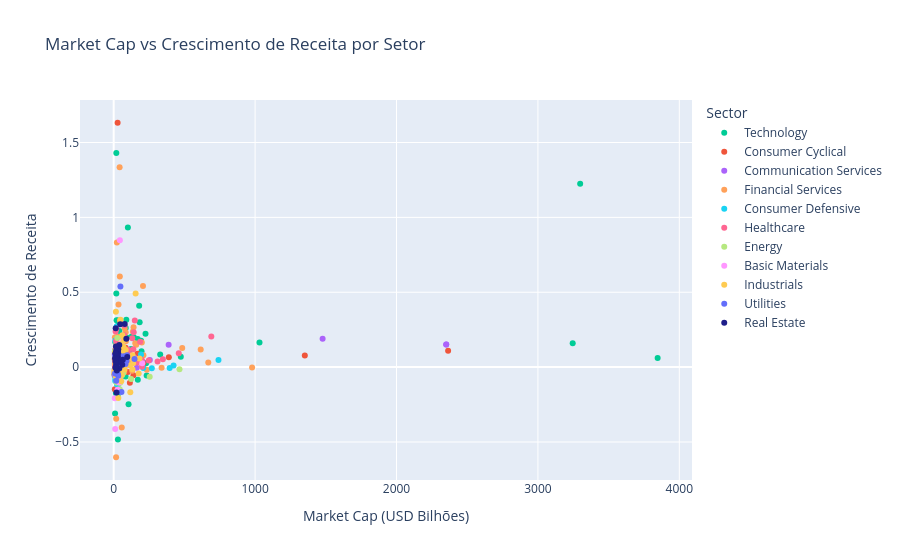

Notebook source saved alongside this figure:
### Markdown cell above
### Market Cap vs Crescimento de Receita

Empresas maiores crescem menos? Exploramos a relação entre 
tamanho e crescimento de receita por setor.

### Code cell
color_map = {
    'Technology': '#00CC96',
    'Real Estate': '#1f1f8a',
    'Consumer Cyclical': '#EF553B',
    'Communication Services': '#AB63FA',
    'Financial Services': '#FFA15A',
    'Consumer Defensive': '#19D3F3',
    'Healthcare': '#FF6692',
    'Energy': '#B6E880',
    'Basic Materials': '#FF97FF',
    'Industrials': '#FECB52',
    'Utilities': '#636EFA'
}

fig = px.scatter(df_scatter,
                 x='Marketcap_B',
                 y='Revenuegrowth',
                 color='Sector',
                 color_discrete_map=color_map,
                 hover_name='Shortname',
                 title='Market Cap vs Crescimento de Receita por Setor',
                 labels={'Marketcap_B': 'Market Cap (USD Bilhões)',
                         'Revenuegrowth': 'Crescimento de Receita'})
fig.show()

### Figure 1 — Plotly figure (JSON) as saved in the notebook; plotly's stock layout.template omitted (floating-point values rounded to 4 significant figures)
{"data": [{"hovertemplate": "<b>%{hovertext}</b><br><br>Sector=Technology<br>Market Cap (USD Bilhões)=%{x}<br>Crescimento de Receita=%{y}<extra></extra>", "hovertext": ["Apple Inc.", "NVIDIA Corporation", "Microsoft Corporation", "Broadcom Inc.", "Oracle Corporation", "Salesforce, Inc.", "Cisco Systems, Inc.", "Accenture plc", "ServiceNow, Inc.", "International Business Machines", "Adobe Inc.", "Advanced Micro Devices, Inc.", "Palantir Technologies Inc.", "Intuit Inc.", "Texas Instruments Incorporated", "QUALCOMM Incorporated", "Arista Networks, Inc.", "Applied Materials, Inc.", "Uber Technologies, Inc.", "Palo Alto Networks, Inc.", "Automatic Data Processing, Inc.", "Fiserv, Inc.", "Analog Devices, Inc.", "Micron Technology, Inc.", "Lam Research Corporation", "CrowdStrike Holdings, Inc.", "Amphenol Corporation", "Intel Corporation", "KLA Corporation", "Cadence Design Systems, Inc.", "Dell Technologies Inc.", "Motorola Solutions, Inc.", "Synopsys, Inc.", "Fortinet, Inc.", "Autodesk, Inc.", "Roper Technologies, Inc.", "NXP Semiconductors N.V.", "Fair Isaac Corporation", "Paychex, Inc.", "Fidelity National Information S", "TE Connectivity plc", "Corning Incorporated", "Garmin Ltd.", "Cognizant Technology Solutions ", "Gartner, Inc.", "HP Inc.", "Microchip Technology Incorporat", "ANSYS, Inc.", "Monolithic Power Systems, Inc.", "GoDaddy Inc.", "Hewlett Packard Enterprise Comp", "Keysight Technologies Inc.", "ON Semiconductor Corporation", "Broadridge Financial Solutions,", "Tyler Technologies, Inc.", "Fortive Corporation", "NetApp, Inc.", "Corpay, Inc.", "CDW Corporation", "PTC Inc.", "Teledyne Technologies Incorpora", "Teradyne, Inc.", "Zebra Technologies Corporation", "First Solar, Inc.", "Leidos Holdings, Inc.", "VeriSign, Inc.", "Super Micro Computer, Inc.", "Seagate Technology Holdings PLC", "Trimble Inc.", "Gen Digital Inc.", "Jabil Inc.", "F5, Inc.", "Akamai Technologies, Inc.", "Skyworks Solutions, Inc.", "EPAM Systems, Inc.", "Jack Henry & Associates, Inc.", "Juniper Networks, Inc.", "Paycom Software, Inc.", "Dayforce, Inc.", "Enphase Energy, Inc.", "Qorvo, Inc."], "legendgroup": "Technology", "marker": {"color": "#00CC96", "symbol": "circle"}, "mode": "markers", "name": "Technology", "orientation": "v", "showlegend": true, "type": "scatter", "x": [3847.0, 3299.0, 3246.0, 1031.0, 474.5, 328.9, 233.1, 229.2, 225.1, 206.5, 196.8, 193.5, 183.5, 180.1, 170.5, 169.9, 142.1, 133.1, 127.9, 122.6, 119.8, 117.2, 105.1, 100.4, 92.37, 89.24, 85.09, 84.19, 84.18, 82.68, 81.09, 78.54, 76.08, 74.49, 64.25, 56.34, 53.43, 50.91, 50.24, 43.85, 42.98, 40.51, 40.13, 39.28, 37.89, 30.89, 29.81, 29.59, 28.94, 28.84, 28.42, 28.27, 27.89, 26.42, 25.91, 25.83, 24.08, 23.97, 23.26, 22.53, 21.77, 20.51, 20.27, 19.53, 19.32, 19.11, 18.5, 18.47, 17.5, 17.15, 16.2, 14.79, 14.41, 14.19, 14.08, 12.89, 12.33, 11.95, 11.8, 9.653, 6.697], "xaxis": "x", "y": [0.061, 1.224, 0.16, 0.164, 0.069, 0.084, -0.056, 0.026, 0.222, 0.015, 0.106, 0.176, 0.3, 0.41, -0.084, 0.187, 0.2, 0.055, 0.204, 0.121, 0.071, 0.07, -0.248, 0.933, 0.197, 0.317, 0.262, -0.062, 0.185, 0.188, 0.091, 0.092, 0.127, 0.13, 0.119, 0.129, -0.054, 0.164, 0.025, 0.031, 0.008, 0.069, 0.241, 0.03, 0.054, 0.024, -0.484, 0.312, 0.306, 0.073, 0.101, -0.119, -0.192, -0.006, 0.098, 0.027, 0.076, 0.06, -0.02, 0.146, 0.029, 0.048, 0.313, 0.108, 0.069, 0.038, 1.43, 0.491, -0.085, 0.031, -0.177, 0.056, 0.041, -0.159, 0.013, 0.052, -0.048, 0.112, 0.166, -0.309, -0.052], "yaxis": "y"}, {"hovertemplate": "<b>%{hovertext}</b><br><br>Sector=Consumer Cyclical<br>Market Cap (USD Bilhões)=%{x}<br>Crescimento de Receita=%{y}<extra></extra>", "hovertext": ["Amazon.com, Inc.", "Tesla, Inc.", "Home Depot, Inc. (The)", "McDonald's Corporation", "Booking Holdings Inc. Common St", "Lowe's Companies, Inc.", "TJX Companies, Inc. (The)", "Nike, Inc.", "Starbucks Corporation", "Chipotle Mexican Grill, Inc.", "Airbnb, Inc.", "Marriott International", "O'Reilly Automotive, Inc.", "Royal Caribbean Cruises Ltd.", "Hilton Worldwide Holdings Inc.", "General Motors Company", "AutoZone, Inc.", "Ross Stores, Inc.", "lululemon athletica inc.", "D.R. Horton, Inc.", "Ford Motor Company", "Las Vegas Sands Corp.", "Lennar Corporation", "Yum! Brands, Inc.", "Carnival Corporation", "Deckers Outdoor Corporation", "eBay Inc.", "Tractor Supply Company", "Smurfit WestRock plc", "NVR, Inc.", "Expedia Group, Inc.", "Rollins, Inc.", "PulteGroup, Inc.", "Darden Restaurants, Inc.", "Packaging Corporation of Americ", "Ulta Beauty, Inc.", "International Paper Company", "Best Buy Co., Inc.", "Ball Corporation", "Genuine Parts Company", "Avery Dennison Corporation", "Tapestry, Inc.", "Domino's Pizza Inc", "Ralph Lauren Corporation", "Aptiv PLC", "Amcor plc", "CarMax Inc", "Norwegian Cruise Line Holdings ", "MGM Resorts International", "Wynn Resorts, Limited", "LKQ Corporation", "Hasbro, Inc.", "Mohawk Industries, Inc.", "Caesars Entertainment, Inc.", "BorgWarner Inc."], "legendgroup": "Consumer Cyclical", "marker": {"color": "#EF553B", "symbol": "circle"}, "mode": "markers", "name": "Consumer Cyclical", "orientation": "v", "showlegend": true, "type": "scatter", "x": [2365.0, 1352.0, 390.0, 209.7, 167.1, 139.9, 137.1, 114.5, 99.74, 84.3, 83.85, 78.91, 70.38, 64.11, 60.8, 56.97, 54.69, 49.21, 46.21, 44.79, 39.27, 37.88, 37.31, 36.94, 35.05, 32.05, 31.14, 28.8, 27.71, 25.36, 23.71, 22.72, 22.67, 22.04, 20.47, 19.94, 18.92, 18.29, 16.65, 16.09, 15.12, 14.95, 14.72, 14.3, 13.83, 13.59, 12.97, 11.83, 10.17, 9.768, 9.587, 8.032, 7.522, 6.974, 6.972], "xaxis": "x", "y": [0.11, 0.078, 0.066, 0.027, 0.089, -0.055, 0.056, -0.104, -0.032, 0.13, 0.099, 0.066, 0.038, 0.175, 0.063, 0.105, 0.09, 0.071, 0.073, -0.048, 0.055, -0.04, 0.079, 0.069, 0.152, 0.201, 0.03, 0.016, 1.632, 0.06, 0.033, 0.09, 0.118, 0.01, 0.127, 0.009, 0.016, -0.031, -0.009, 0.025, 0.041, -0.004, 0.031, 0.057, -0.051, -0.026, -0.002, 0.107, 0.053, 0.013, 0.004, -0.148, -0.017, -0.04, -0.048], "yaxis": "y"}, {"hovertemplate": "<b>%{hovertext}</b><br><br>Sector=Communication Services<br>Market Cap (USD Bilhões)=%{x}<br>Crescimento de Receita=%{y}<extra></extra>", "hovertext": ["Alphabet Inc.", "Alphabet Inc.", "Meta Platforms, Inc.", "Netflix, Inc.", "T-Mobile US, Inc.", "Walt Disney Company (The)", "AT&T Inc.", "Comcast Corporation", "Charter Communications, Inc.", "Electronic Arts Inc.", "Take-Two Interactive Software, ", "Live Nation Entertainment, Inc.", "Warner Bros. Discovery, Inc. - ", "Fox Corporation", "Fox Corporation", "Omnicom Group Inc.", "News Corporation", "News Corporation", "Interpublic Group of Companies,", "Match Group, Inc.", "Paramount Global"], "legendgroup": "Communication Services", "marker": {"color": "#AB63FA", "symbol": "circle"}, "mode": "markers", "name": "Communication Services", "orientation": "v", "showlegend": true, "type": "scatter", "x": [2352.0, 2352.0, 1477.0, 388.6, 255.7, 202.9, 163.2, 146.3, 49.98, 38.76, 31.96, 30.73, 26.22, 21.95, 21.94, 17.45, 16.37, 16.36, 10.83, 8.477, 7.596], "xaxis": "x", "y": [0.151, 0.151, 0.189, 0.15, 0.047, 0.037, -0.005, 0.065, 0.016, 0.058, 0.041, -0.062, -0.036, 0.111, 0.111, 0.085, 0.031, 0.031, -0.029, 0.016, -0.056], "yaxis": "y"}, {"hovertemplate": "<b>%{hovertext}</b><br><br>Sector=Financial Services<br>Market Cap (USD Bilhões)=%{x}<br>Crescimento de Receita=%{y}<extra></extra>", "hovertext": ["Berkshire Hathaway Inc. New", "JP Morgan Chase & Co.", "Visa Inc.", "Mastercard Incorporated", "Bank of America Corporation", "Wells Fargo & Company", "American Express Company", "Blackstone Inc.", "Morgan Stanley", "Goldman Sachs Group, Inc. (The)", "BlackRock, Inc.", "S&P Global Inc.", "Progressive Corporation (The)", "KKR & Co. Inc.", "Charles Schwab Corporation (The", "Citigroup, Inc.", "Chubb Limited", "Marsh & McLennan Companies, Inc", "PayPal Holdings, Inc.", "Intercontinental Exchange Inc.", "CME Group Inc.", "Moody's Corporation", "Aon plc", "PNC Financial Services Group, I", "U.S. Bancorp", "Arthur J. Gallagher & Co.", "Capital One Financial Corporati", "Truist Financial Corporation", "AFLAC Incorporated", "The Bank of New York Mellon Cor", "MetLife, Inc.", "The Travelers Companies, Inc.", "Ameriprise Financial, Inc.", "Allstate Corporation (The)", "MSCI Inc.", "American International Group, I", "Nasdaq, Inc.", "Discover Financial Services", "Prudential Financial, Inc.", "Arch Capital Group Ltd.", "Willis Towers Watson Public Lim", "Hartford Financial Services Gro", "Raymond James Financial, Inc.", "M&T Bank Corporation", "Brown & Brown, Inc.", "State Street Corporation", "Fifth Third Bancorp", "T. Rowe Price Group, Inc.", "Synchrony Financial", "Huntington Bancshares Incorpora", "Cincinnati Financial Corporatio", "W.R. Berkley Corporation", "Erie Indemnity Company", "Regions Financial Corporation", "Northern Trust Corporation", "Cboe Global Markets, Inc.", "Citizens Financial Group, Inc.", "FactSet Research Systems Inc.", "Loews Corporation", "Principal Financial Group Inc", "KeyCorp", "Everest Group, Ltd.", "Assurant, Inc.", "Franklin Resources, Inc.", "Globe Life Inc.", "MarketAxess Holdings, Inc.", "Invesco Ltd"], "legendgroup": "Financial Services", "marker": {"color": "#FFA15A", "symbol": "circle"}, "mode": "markers", "name": "Financial Services", "orientation": "v", "showlegend": true, "type": "scatter", "x": [978.8, 668.9, 615.2, 484.6, 338.9, 234.2, 210.4, 207.2, 198.9, 177.7, 159.3, 152.6, 140.6, 136.2, 136.0, 130.9, 110.1, 104.0, 87.35, 86.3, 85.96, 84.52, 77.52, 76.48, 74.76, 70.72, 68.16, 57.51, 57.05, 56.44, 56.34, 54.66, 51.62, 51.26, 47.4, 45.34, 44.66, 43.48, 41.94, 34.23, 31.99, 31.73, 31.64, 31.44, 29.43, 28.79, 28.5, 25.8, 25.48, 23.71, 22.6, 22.32, 21.78, 21.6, 20.31, 20.06, 19.15, 18.37, 18.02, 17.68, 16.94, 15.33, 10.89, 10.74, 9.183, 8.678, 7.789], "xaxis": "x", "y": [-0.002, 0.03, 0.117, 0.128, -0.005, -0.018, 0.08, 0.541, 0.165, 0.042, 0.149, 0.159, 0.267, 0.238, 0.052, -0.024, 0.078, 0.059, 0.058, 0.173, 0.185, 0.232, 0.26, 0.017, -0.032, 0.119, 0.064, 0.061, -0.404, 0.047, 0.162, 0.119, 0.119, 0.147, 0.159, -0.086, 0.311, 0.605, 1.334, 0.418, 0.057, 0.095, 0.132, 0.012, 0.099, 0.201, -0.03, 0.069, 0.116, -0.012, 0.833, 0.122, 0.164, 0.156, 0.145, 0.162, -0.061, 0.049, 0.138, -0.345, -0.602, 0.128, 0.07, 0.113, 0.052, 0.2, 0.051], "yaxis": "y"}, {"hovertemplate": "<b>%{hovertext}</b><br><br>Sector=Consumer Defensive<br>Market Cap (USD Bilhões)=%{x}<br>Crescimento de Receita=%{y}<extra></extra>", "hovertext": ["Walmart Inc.", "Costco Wholesale Corporation", "Procter & Gamble Company (The)", "Coca-Cola Company (The)", "Pepsico, Inc.", "Philip Morris International Inc", "Altria Group, Inc.", "Mondelez International, Inc.", "Colgate-Palmolive Company", "Target Corporation", "Monster Beverage Corporation", "Kroger Company (The)", "Keurig Dr Pepper Inc.", "Kimberly-Clark Corporation", "Kenvue Inc.", "Constellation Brands, Inc.", "Sysco Corporation", "The Kraft Heinz Company", "General Mills, Inc.", "The Hershey Company", "Kellanova", "Estee Lauder Companies, Inc. (T", "Church & Dwight Company, Inc.", "Archer-Daniels-Midland Company", "McCormick & Company, Incorporat", "Tyson Foods, Inc.", "Clorox Company (The)", "Brown Forman Inc", "Hormel Foods Corporation", "Dollar General Corporation", "Dollar Tree, Inc.", "ConAgra Brands, Inc.", "The Campbell's Company", "Molson Coors Beverage Company", "The J.M. Smucker Company", "Bunge Limited", "Lamb Weston Holdings, Inc."], "legendgroup": "Consumer Defensive", "marker": {"color": "#19D3F3", "symbol": "circle"}, "mode": "markers", "name": "Consumer Defensive", "orientation": "v", "showlegend": true, "type": "scatter", "x": [741.0, 423.5, 395.8, 269.5, 209.6, 193.1, 91.25, 79.42, 75.19, 60.25, 50.3, 44.76, 43.91, 43.79, 41.74, 41.33, 37.81, 36.9, 35.06, 34.45, 27.75, 26.69, 25.99, 24.16, 21.16, 20.67, 20.35, 19.37, 17.39, 16.8, 15.68, 12.94, 12.37, 12.23, 11.69, 11.04, 8.857], "xaxis": "x", "y": [0.048, 0.01, -0.006, -0.008, -0.006, 0.084, 0.013, 0.019, 0.024, 0.027, 0.013, -0.006, 0.023, -0.035, -0.004, 0.029, 0.044, -0.028, -0.012, -0.014, -0.007, -0.045, 0.038, -0.117, -0.003, 0.016, 0.271, -0.084, -0.022, 0.042, 0.007, -0.038, 0.109, -0.078, 0.177, -0.093, -0.007], "yaxis": "y"}, {"hovertemplate": "<b>%{hovertext}</b><br><br>Sector=Healthcare<br>Market Cap (USD Bilhões)=%{x}<br>Crescimento de Receita=%{y}<extra></extra>", "hovertext": ["Eli Lilly and Company", "UnitedHealth Group Incorporated", "Johnson & Johnson", "AbbVie Inc.", "Merck & Company, Inc.", "Thermo Fisher Scientific Inc", "Abbott Laboratories", "Intuitive Surgical, Inc.", "Danaher Corporation", "Pfizer, Inc.", "Amgen Inc.", "Stryker Corporation", "Boston Scientific Corporation", "Bristol-Myers Squibb Company", "Gilead Sciences, Inc.", "Medtronic plc.", "Vertex Pharmaceuticals Incorpor", "Elevance Health, Inc.", "Regeneron Pharmaceuticals, Inc.", "The Cigna Group", "HCA Healthcare, Inc.", "Zoetis Inc.", "McKesson Corporation", "Becton, Dickinson and Company", "CVS Health Corporation", "Edwards Lifesciences Corporatio", "Cencora, Inc.", "Agilent Technologies, Inc.", "GE HealthCare Technologies Inc.", "IQVIA Holdings, Inc.", "ResMed Inc.", "IDEXX Laboratories, Inc.", "DexCom, Inc.", "Centene Corporation", "Humana Inc.", "Cardinal Health, Inc.", "Mettler-Toledo International, I", "West Pharmaceutical Services, I", "Waters Corporation", "Biogen Inc.", "Zimmer Biomet Holdings, Inc.", "STERIS plc (Ireland)", "Labcorp Holdings Inc.", "Insulet Corporation", "The Cooper Companies, Inc.", "Quest Diagnostics Incorporated", "Molina Healthcare Inc", "Hologic, Inc.", "Align Technology, Inc.", "Moderna, Inc.", "Baxter International Inc.", "Viatris Inc.", "Revvity, Inc.", "Incyte Corporation", "DaVita Inc.", "Universal Health Services, Inc.", "Bio-Techne Corp", "Solventum Corporation", "Charles River Laboratories Inte", "Henry Schein, Inc.", "Teleflex Incorporated", "Walgreens Boots Alliance, Inc."], "legendgroup": "Healthcare", "marker": {"color": "#FF6692", "symbol": "circle"}, "mode": "markers", "name": "Healthcare", "orientation": "v", "showlegend": true, "type": "scatter", "x": [690.5, 460.3, 347.8, 310.3, 248.0, 200.4, 198.1, 186.8, 165.1, 149.4, 141.6, 139.0, 131.1, 116.3, 115.4, 103.9, 102.3, 84.87, 77.13, 77.03, 76.91, 74.37, 73.59, 66.03, 55.82, 44.12, 44.01, 38.42, 36.05, 35.8, 34.83, 33.76, 31.26, 30.08, 29.75, 28.62, 25.97, 24.0, 21.86, 21.34, 21.32, 20.48, 19.12, 18.7, 18.65, 17.09, 16.86, 16.26, 15.76, 15.16, 15.06, 14.94, 13.7, 13.26, 12.46, 11.88, 11.63, 11.55, 9.5, 8.705, 8.274, 8.246], "xaxis": "x", "y": [0.204, 0.092, 0.052, 0.038, 0.044, 0.002, 0.049, 0.169, 0.031, 0.312, 0.232, 0.119, 0.193, 0.084, 0.07, 0.028, 0.116, 0.054, 0.106, 0.28, 0.079, 0.11, 0.213, 0.069, 0.06, 0.089, 0.147, -0.056, 0.009, 0.043, 0.111, 0.066, 0.02, 0.061, 0.113, -0.043, 0.013, -0.001, 0.04, -0.025, 0.04, 0.073, 0.074, 0.257, 0.078, 0.084, 0.174, 0.045, 0.018, 0.017, 0.038, -0.048, 0.02, 0.238, 0.046, 0.112, 0.045, 0.004, -0.016, 0.004, 0.024, 0.06], "yaxis": "y"}, {"hovertemplate": "<b>%{hovertext}</b><br><br>Sector=Energy<br>Market Cap (USD Bilhões)=%{x}<br>Crescimento de Receita=%{y}<extra></extra>", "hovertext": ["Exxon Mobil Corporation", "Chevron Corporation", "ConocoPhillips", "EOG Resources, Inc.", "Williams Companies, Inc. (The)", "Kinder Morgan, Inc.", "ONEOK, Inc.", "Schlumberger N.V.", "Phillips 66", "Diamondback Energy, Inc.", "Occidental Petroleum Corporatio", "Marathon Petroleum Corporation", "Baker Hughes Company", "Hess Corporation", "Targa Resources, Inc.", "Valero Energy Corporation", "Texas Pacific Land Corporation", "EQT Corporation", "Halliburton Company", "Devon Energy Corporation", "Coterra Energy Inc.", "APA Corporation"], "legendgroup": "Energy", "marker": {"color": "#B6E880", "symbol": "circle"}, "mode": "markers", "name": "Energy", "orientation": "v", "showlegend": true, "type": "scatter", "x": [465.3, 254.7, 123.0, 66.95, 65.2, 59.65, 58.47, 52.01, 45.58, 45.24, 44.22, 42.87, 39.9, 39.5, 38.55, 37.54, 26.03, 25.65, 22.81, 20.21, 17.44, 7.784], "xaxis": "x", "y": [-0.015, -0.064, -0.079, -0.039, 0.045, -0.053, 0.199, 0.102, -0.104, 0.087, 0.002, -0.148, 0.04, 0.133, -0.012, -0.152, 0.099, 0.195, -0.018, -0.102, -0.05, 0.104], "yaxis": "y"}, {"hovertemplate": "<b>%{hovertext}</b><br><br>Sector=Basic Materials<br>Market Cap (USD Bilhões)=%{x}<br>Crescimento de Receita=%{y}<extra></extra>", "hovertext": ["Linde plc", "Sherwin-Williams Company (The)", "Ecolab Inc.", "Air Products and Chemicals, Inc", "Freeport-McMoRan, Inc.", "Newmont Corporation", "Corteva, Inc.", "Vulcan Materials Company (Holdi", "Martin Marietta Materials, Inc.", "DuPont de Nemours, Inc.", "Dow Inc.", "PPG Industries, Inc.", "Nucor Corporation", "LyondellBasell Industries NV", "International Flavors & Fragran", "Steel Dynamics, Inc.", "CF Industries Holdings, Inc.", "Eastman Chemical Company", "Albemarle Corporation", "Mosaic Company (The)", "Celanese Corporation", "FMC Corporation"], "legendgroup": "Basic Materials", "marker": {"color": "#FF97FF", "symbol": "circle"}, "mode": "markers", "name": "Basic Materials", "orientation": "v", "showlegend": true, "type": "scatter", "x": [202.0, 87.01, 67.47, 65.6, 55.84, 43.58, 39.51, 34.75, 32.62, 32.3, 27.96, 27.89, 27.37, 23.87, 21.92, 17.61, 14.79, 10.64, 10.42, 7.646, 7.461, 6.261], "xaxis": "x", "y": [0.025, 0.007, 0.178, -0.001, 0.166, 0.847, -0.102, -0.083, -0.053, 0.044, 0.014, -0.015, -0.152, -0.029, 0.037, -0.054, 0.076, 0.087, -0.414, -0.208, -0.028, 0.085], "yaxis": "y"}, {"hovertemplate": "<b>%{hovertext}</b><br><br>Sector=Industrials<br>Market Cap (USD Bilhões)=%{x}<br>Crescimento de Receita=%{y}<extra></extra>", "hovertext": ["GE Aerospace", "Caterpillar, Inc.", "RTX Corporation", "Honeywell International Inc.", "Union Pacific Corporation", "Eaton Corporation, PLC", "Boeing Company (The)", "Deere & Company", "Lockheed Martin Corporation", "United Parcel Service, Inc.", "Trane Technologies plc", "Parker-Hannifin Corporation", "Waste Management, Inc.", "Illinois Tool Works Inc.", "Cintas Corporation", "General Dynamics Corporation", "Transdigm Group Incorporated", "Emerson Electric Company", "3M Company", "Northrop Grumman Corporation", "FedEx Corporation", "Republic Services, Inc.", "Carrier Global Corporation", "CSX Corporation", "Copart, Inc.", "PACCAR Inc.", "Johnson Controls International ", "W.W. Grainger, Inc.", "Norfolk Southern Corporation", "Quanta Services, Inc.", "Cummins Inc.", "Axon Enterprise, Inc.", "United Rentals, Inc.", "Howmet Aerospace Inc.", "Fastenal Company", "AMETEK, Inc.", "L3Harris Technologies, Inc.", "Delta Air Lines, Inc.", "Verisk Analytics, Inc.", "Old Dominion Freight Line, Inc.", "Otis Worldwide Corporation", "Ingersoll Rand Inc.", "Westinghouse Air Brake Technolo", "Rockwell Automation, Inc.", "Equifax, Inc.", "United Airlines Holdings, Inc.", "Global Payments Inc.", "Xylem Inc.", "Dover Corporation", "Veralto Corp", "Hubbell Inc", "Southwest Airlines Company", "Snap-On Incorporated", "Builders FirstSource, Inc.", "J.B. Hunt Transport Services, I", "Pentair plc.", "Jacobs Solutions Inc.", "IDEX Corporation", "Masco Corporation", "Expeditors International of Was", "Textron Inc.", "Pool Corporation", "Stanley Black & Decker, Inc.", "C.H. Robinson Worldwide, Inc.", "Nordson Corporation", "Allegion plc", "A.O. Smith Corporation", "Generac Holdlings Inc.", "Huntington Ingalls Industries, ", "Amentum Holdings, Inc."], "legendgroup": "Industrials", "marker": {"color": "#FECB52", "symbol": "circle"}, "mode": "markers", "name": "Industrials", "orientation": "v", "showlegend": true, "type": "scatter", "x": [182.2, 176.7, 155.0, 148.5, 137.2, 133.6, 132.7, 117.5, 115.9, 107.3, 84.86, 83.31, 82.61, 76.43, 75.43, 72.49, 71.76, 70.67, 70.4, 68.41, 66.41, 63.8, 61.45, 61.42, 56.1, 55.22, 53.4, 53.23, 52.97, 48.48, 48.2, 48.17, 47.42, 45.03, 42.86, 42.41, 40.5, 39.32, 39.1, 38.72, 37.37, 37.19, 33.18, 32.76, 32.03, 32.03, 28.51, 28.46, 25.97, 25.78, 22.91, 19.96, 18.04, 17.32, 17.16, 16.85, 16.84, 16.08, 16.05, 15.6, 14.26, 13.28, 12.64, 12.33, 11.96, 11.49, 9.964, 9.297, 7.452, 4.664], "xaxis": "x", "y": [0.058, -0.042, 0.492, 0.056, 0.025, 0.079, -0.015, -0.168, 0.013, 0.056, 0.114, 0.012, 0.079, -0.016, 0.068, 0.104, 0.18, 0.129, 0.004, 0.023, 0.139, 0.065, 0.213, 0.013, 0.072, -0.052, -0.095, 0.043, 0.027, 0.155, 0.003, 0.317, 0.06, 0.107, 0.035, 0.053, 0.077, 0.012, 0.07, -0.03, 0.007, 0.07, 0.044, -0.206, 0.093, 0.025, 0.051, 0.013, 0.013, 0.047, 0.049, 0.053, -0.005, -0.067, -0.03, -0.015, 0.011, 0.006, 0.002, 0.37, 0.025, -0.028, -0.051, 0.07, 0.02, 0.054, -0.037, 0.096, -0.024, -0.031], "yaxis": "y"}, {"hovertemplate": "<b>%{hovertext}</b><br><br>Sector=Utilities<br>Market Cap (USD Bilhões)=%{x}<br>Crescimento de Receita=%{y}<extra></extra>", "hovertext": ["NextEra Energy, Inc.", "GE Vernova Inc.", "Southern Company (The)", "Duke Energy Corporation (Holdin", "Constellation Energy Corporatio", "DBA Sempra", "American Electric Power Company", "Vistra Corp.", "Dominion Energy, Inc.", "Pacific Gas & Electric Co.", "Public Service Enterprise Group", "Xcel Energy Inc.", "Exelon Corporation", "Entergy Corporation", "Consolidated Edison, Inc.", "Edison International", "WEC Energy Group, Inc.", "DTE Energy Company", "American Water Works Company, I", "PPL Corporation", "Ameren Corporation", "FirstEnergy Corp.", "Atmos Energy Corporation", "CenterPoint Energy, Inc (Holdin", "Eversource Energy (D/B/A)", "CMS Energy Corporation", "NRG Energy, Inc.", "NiSource Inc", "Alliant Energy Corporation", "Evergy, Inc.", "Pinnacle West Capital Corporati", "The AES Corporation"], "legendgroup": "Utilities", "marker": {"color": "#636EFA", "symbol": "circle"}, "mode": "markers", "name": "Utilities", "orientation": "v", "showlegend": true, "type": "scatter", "x": [147.4, 94.46, 90.79, 83.64, 71.0, 54.99, 49.4, 47.61, 45.07, 43.48, 42.38, 38.7, 37.2, 32.22, 31.19, 30.79, 29.9, 24.89, 24.54, 23.93, 23.83, 22.93, 21.71, 21.21, 20.87, 19.9, 18.32, 16.88, 15.13, 14.13, 9.66, 9.243], "xaxis": "x", "y": [0.055, 0.08, 0.042, 0.02, 0.072, -0.167, 0.015, 0.539, 0.034, 0.009, 0.076, -0.005, 0.029, -0.057, 0.057, 0.106, -0.048, 0.006, 0.134, 0.011, 0.056, 0.069, 0.059, -0.002, 0.097, 0.042, -0.091, 0.048, 0.004, 0.085, 0.08, -0.042], "yaxis": "y"}, {"hovertemplate": "<b>%{hovertext}</b><br><br>Sector=Real Estate<br>Market Cap (USD Bilhões)=%{x}<br>Crescimento de Receita=%{y}<extra></extra>", "hovertext": ["Prologis, Inc.", "Equinix, Inc.", "Welltower Inc.", "Simon Property Group, Inc.", "Digital Realty Trust, Inc.", "Public Storage", "Realty Income Corporation", "CBRE Group Inc", "Crown Castle Inc.", "Extra Space Storage Inc", "AvalonBay Communities, Inc.", "Iron Mountain Incorporated (Del", "VICI Properties Inc.", "CoStar Group, Inc.", "Equity Residential", "Ventas, Inc.", "SBA Communications Corporation", "Weyerhaeuser Company", "Invitation Homes Inc.", "Essex Property Trust, Inc.", "Mid-America Apartment Communiti", "Alexandria Real Estate Equities", "UDR, Inc.", "Kimco Realty Corporation (HC)", "Healthpeak Properties, Inc.", "Regency Centers Corporation", "BXP, Inc.", "Host Hotels & Resorts, Inc.", "Camden Property Trust", "Federal Realty Investment Trust"], "legendgroup": "Real Estate", "marker": {"color": "#1f1f8a", "symbol": "circle"}, "mode": "markers", "name": "Real Estate", "orientation": "v", "showlegend": true, "type": "scatter", "x": [95.69, 89.47, 77.61, 64.43, 60.38, 52.12, 46.2, 39.53, 39.4, 32.42, 31.6, 30.84, 30.35, 29.29, 27.9, 24.65, 21.89, 19.98, 19.69, 18.9, 18.4, 17.33, 16.33, 15.79, 14.07, 13.48, 13.16, 12.9, 12.26, 9.58], "xaxis": "x", "y": [0.068, 0.189, 0.288, 0.049, 0.016, 0.034, 0.286, 0.148, -0.009, 0.12, 0.094, 0.122, 0.067, 0.109, 0.034, 0.08, -0.022, -0.169, 0.058, 0.076, 0.017, 0.109, 0.006, 0.138, 0.259, 0.089, 0.037, 0.092, -0.005, 0.058], "yaxis": "y"}], "layout": {"legend": {"title": {"text": "Sector"}, "tracegroupgap": 0}, "title": {"text": "Market Cap vs Crescimento de Receita por Setor"}, "xaxis": {"anchor": "y", "domain": [0, 1], "title": {"text": "Market Cap (USD Bilhões)"}}, "yaxis": {"anchor": "x", "domain": [0, 1], "title": {"text": "Crescimento de Receita"}}}}
